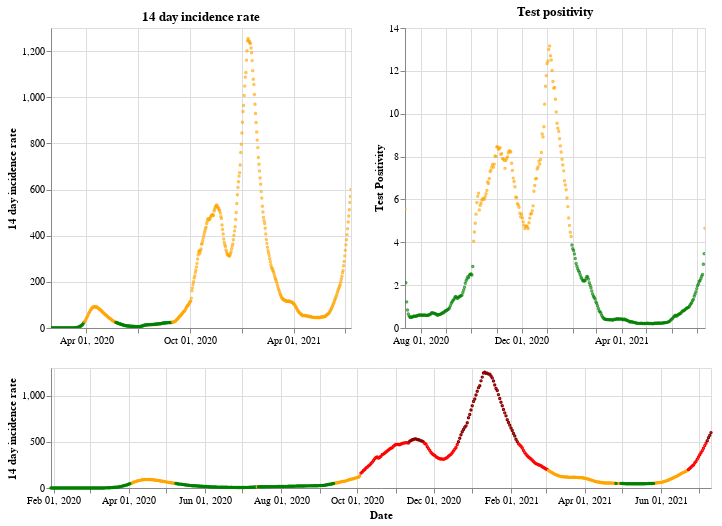

Notebook cell for this chart:
### Markdown cell above
## England

### Code cell
plot_traffic_light('England')

### Figure 1 — Vega-Lite specification as saved in the notebook (floating-point values rounded to 4 significant figures; data arrays with more than 128 entries replaced by an {"elided": "..."} marker saying what was removed)
{"config": {"view": {"continuousWidth": 400, "continuousHeight": 300}}, "vconcat": [{"hconcat": [{"mark": {"type": "point", "size": 2}, "encoding": {"color": {"condition": {"value": "green", "test": "(datum.twoWeeklyCasesRate <= 25)"}, "value": "orange"}, "tooltip": [{"type": "nominal", "field": "areaName"}, {"type": "temporal", "field": "date"}, {"type": "quantitative", "field": "twoWeeklyCasesRate"}, {"type": "quantitative", "field": "testPositivity"}], "x": {"type": "temporal", "axis": {"title": ""}, "field": "date", "scale": {"domain": {"selection": "DateBrush"}}, "timeUnit": "yearmonthdate"}, "y": {"type": "quantitative", "axis": {"title": "14 day incidence rate"}, "field": "twoWeeklyCasesRate"}}, "title": "14 day incidence rate", "width": 300}, {"mark": {"type": "point", "size": 2}, "encoding": {"color": {"condition": {"value": "green", "test": "(datum.testPositivity <= 4)"}, "value": "orange"}, "tooltip": [{"type": "nominal", "field": "areaName"}, {"type": "temporal", "field": "date"}, {"type": "quantitative", "field": "twoWeeklyCasesRate"}, {"type": "quantitative", "field": "testPositivity"}], "x": {"type": "temporal", "axis": {"title": ""}, "field": "date", "scale": {"domain": {"selection": "DateBrush"}}, "timeUnit": "yearmonthdate"}, "y": {"type": "quantitative", "axis": {"title": "Test Positivity"}, "field": "testPositivity"}}, "title": "Test positivity", "width": 300}]}, {"layer": [{"mark": {"type": "point", "size": 2}, "encoding": {"color": {"condition": {"value": "orange", "test": "(((datum.testPositivity < 4) && (datum.twoWeeklyCasesRate >= 50)) && (datum.twoWeeklyCasesRate < 200))"}, "value": "red"}, "opacity": {"condition": {"value": 1, "test": "((datum.twoWeeklyCasesRate >= 50) && (datum.twoWeeklyCasesRate < 500))"}, "value": 0}, "tooltip": [{"type": "nominal", "field": "areaName"}, {"type": "temporal", "field": "date"}, {"type": "quantitative", "field": "twoWeeklyCasesRate"}, {"type": "quantitative", "field": "testPositivity"}], "x": {"type": "temporal", "axis": {"title": "Date"}, "field": "date", "timeUnit": "yearmonthdate"}, "y": {"type": "quantitative", "axis": {"title": "14 day incidence rate"}, "field": "twoWeeklyCasesRate"}}, "selection": {"DateBrush": {"type": "interval", "encodings": ["x"], "fields": ["Time"]}}}, {"mark": {"type": "point", "size": 2}, "encoding": {"color": {"value": "darkred"}, "opacity": {"condition": {"value": 1, "test": "(datum.twoWeeklyCasesRate >= 500)"}, "value": 0}, "tooltip": [{"type": "nominal", "field": "areaName"}, {"type": "temporal", "field": "date"}, {"type": "quantitative", "field": "twoWeeklyCasesRate"}, {"type": "quantitative", "field": "testPositivity"}], "x": {"type": "temporal", "axis": {"title": "Date"}, "field": "date", "timeUnit": "yearmonthdate"}, "y": {"type": "quantitative", "axis": {"title": "14 day incidence rate"}, "field": "twoWeeklyCasesRate"}}}, {"mark": {"type": "point", "size": 2}, "encoding": {"color": {"condition": {"value": "green", "test": "((datum.testPositivity < 4) && (datum.twoWeeklyCasesRate < 50))"}, "value": "orange"}, "opacity": {"condition": {"value": 1, "test": "(datum.twoWeeklyCasesRate < 50)"}, "value": 0}, "tooltip": [{"type": "nominal", "field": "areaName"}, {"type": "temporal", "field": "date"}, {"type": "quantitative", "field": "twoWeeklyCasesRate"}, {"type": "quantitative", "field": "testPositivity"}], "x": {"type": "temporal", "axis": {"title": "Date"}, "field": "date", "timeUnit": "yearmonthdate"}, "y": {"type": "quantitative", "axis": {"title": "14 day incidence rate"}, "field": "twoWeeklyCasesRate"}}}], "height": 120, "width": 660}], "data": {"name": "data-06894361e1d84fd96daad3e32087412d"}, "$schema": "https://vega.github.io/schema/vega-lite/v4.8.1.json", "datasets": {"data-06894361e1d84fd96daad3e32087412d": {"elided": "529 records"}}}
